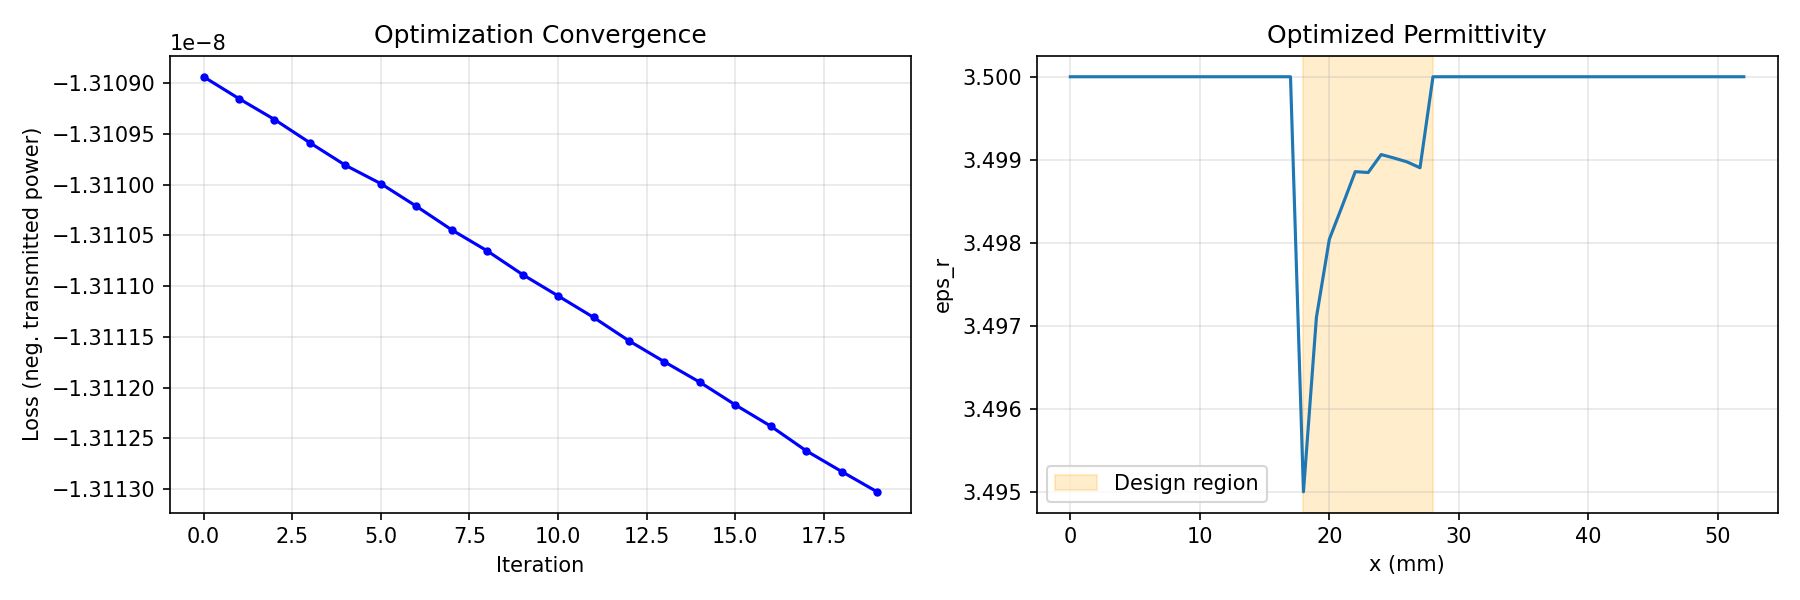

The Python source for this figure:
"""Example 3: Inverse Design — Optimize a Matching Layer

Uses JAX autodiff to optimize the permittivity of a design region
to maximize transmission (minimize reflection) at a target frequency.

Expected: loss decreases over ~20 Adam iterations, S11 improves.
"""

import numpy as np
import jax
import jax.numpy as jnp
import matplotlib
matplotlib.use("Agg")
import matplotlib.pyplot as plt

from rfx.grid import Grid
from rfx.core.yee import MaterialArrays
from rfx.simulation import run, make_source, make_probe, SourceSpec, ProbeSpec
from rfx.sources.sources import GaussianPulse

# Small domain for fast iteration
grid = Grid(freq_max=8e9, domain=(0.04, 0.01, 0.01), dx=0.001, cpml_layers=6)

# Source and probe
pulse = GaussianPulse(f0=4e9, bandwidth=0.5)
src = make_source(grid, (0.008, 0.005, 0.005), "ez", pulse, n_steps=150)
probe = ProbeSpec(
    i=grid.position_to_index((0.032, 0.005, 0.005))[0],
    j=grid.position_to_index((0.032, 0.005, 0.005))[1],
    k=grid.position_to_index((0.032, 0.005, 0.005))[2],
    component="ez",
)

# Fixed material arrays
sigma = jnp.zeros(grid.shape, dtype=jnp.float32)
mu_r = jnp.ones(grid.shape, dtype=jnp.float32)

# Design region: cells 18-28 in x (middle of domain)
x_lo, x_hi = 18, 28


def objective(latent):
    """Maximize transmitted power by optimizing eps_r in design region."""
    # Sigmoid mapping: latent -> eps_r in [1, 6]
    eps_design = 1.0 + 5.0 * jax.nn.sigmoid(latent)
    eps_r = jnp.ones(grid.shape, dtype=jnp.float32)
    eps_r = eps_r.at[x_lo:x_hi, :, :].set(
        eps_design[x_lo:x_hi, :, :]
    )
    mats = MaterialArrays(eps_r=eps_r, sigma=sigma, mu_r=mu_r)
    result = run(grid, mats, 150, sources=[src], probes=[probe],
                 boundary="pec", checkpoint=True)
    # Negative sum of squared probe signal (maximize transmission)
    return -jnp.sum(result.time_series ** 2)


# Adam optimizer
latent = jnp.zeros(grid.shape, dtype=jnp.float32)
lr = 0.05
m = jnp.zeros_like(latent)
v = jnp.zeros_like(latent)
beta1, beta2, eps = 0.9, 0.999, 1e-8

losses = []
print("Running inverse design optimization...")
for i in range(20):
    loss, grad = jax.value_and_grad(objective)(latent)
    losses.append(float(loss))

    # Adam update
    m = beta1 * m + (1 - beta1) * grad
    v = beta2 * v + (1 - beta2) * grad ** 2
    m_hat = m / (1 - beta1 ** (i + 1))
    v_hat = v / (1 - beta2 ** (i + 1))
    latent = latent - lr * m_hat / (jnp.sqrt(v_hat) + eps)

    if i % 5 == 0:
        print(f"  iter {i:3d}  loss = {loss:.6e}  |grad| = {jnp.max(jnp.abs(grad)):.3e}")

print(f"\nInitial loss: {losses[0]:.6e}")
print(f"Final loss:   {losses[-1]:.6e}")
print(f"Improvement:  {(1 - losses[-1]/losses[0]) * 100:.1f}%")

# Final eps_r distribution
eps_final = 1.0 + 5.0 * jax.nn.sigmoid(latent)

# Plot
fig, (ax1, ax2) = plt.subplots(1, 2, figsize=(12, 4))

ax1.plot(losses, "b.-")
ax1.set_xlabel("Iteration")
ax1.set_ylabel("Loss (neg. transmitted power)")
ax1.set_title("Optimization Convergence")
ax1.grid(True, alpha=0.3)

# Show eps_r along x-axis at center y,z
eps_line = np.array(eps_final[:, grid.ny // 2, grid.nz // 2])
x_mm = np.arange(grid.nx) * grid.dx * 1e3
ax2.plot(x_mm, eps_line)
ax2.axvspan(x_lo * grid.dx * 1e3, x_hi * grid.dx * 1e3,
            alpha=0.2, color="orange", label="Design region")
ax2.set_xlabel("x (mm)")
ax2.set_ylabel("eps_r")
ax2.set_title("Optimized Permittivity")
ax2.legend()
ax2.grid(True, alpha=0.3)

plt.tight_layout()
plt.savefig("examples/03_inverse_design.png", dpi=150)
print("Plot saved: examples/03_inverse_design.png")
